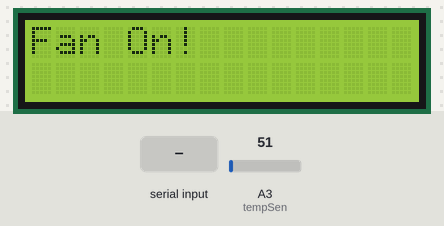
This sketch was run on a simulated Arduino Uno, built with avr-gcc and run on an emulated ATmega328P. On the bench: 16×2 character LCD. The inputs (shaded band) are chosen by the test bench; at power-on: A3 (tempSen) = 51.

Above: at 3.22 s.
3.6 s: "0" received over the second serial link
At 4.56 s:
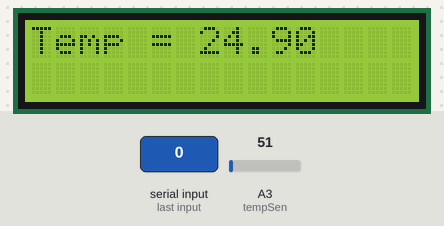
5.3 s: "1" received over the second serial link
At 5.94 s:
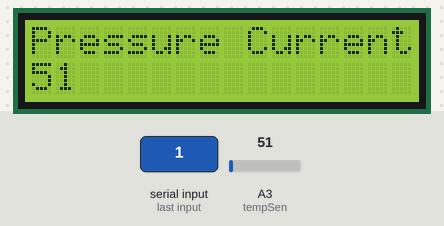
8.2 s: "2" received over the second serial link
At 9.42 s:
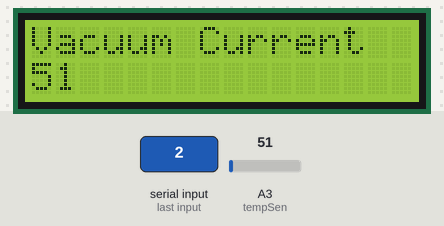
11.2 s: "3" received over the second serial link
At 12.19 s:
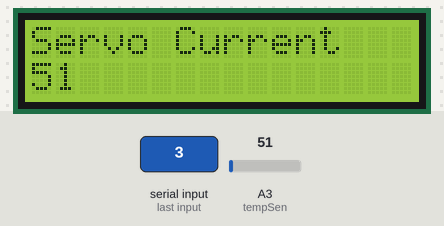
14.2 s: "4" received over the second serial link
At 14.96 s:
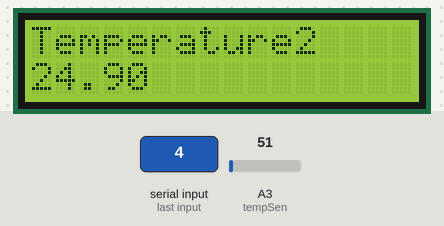
17.2 s: "V" received over the second serial link
At 17.92 s:
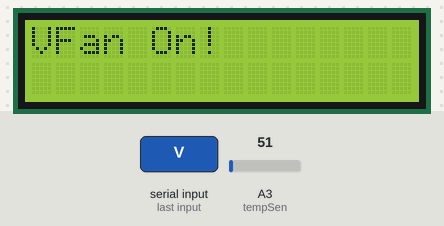

Measured:
- after the input at 5.3 s, the display: first changes after 0.08 s (image 2 shows a later state)
- after the input at 8.2 s, the display: first differs from a run without the input after 0.66 s (image 3 shows a later state)
- after the input at 11.2 s, the display: first differs from a run without the input after 0.43 s (image 4 shows a later state)
- after the input at 14.2 s, the display: first changes after 0.20 s (image 5 shows a later state)
- after the input at 17.2 s, the display: first differs from a run without the input after 0.68 s (image 6)

The sketch:

phd.ino
```cpp
//Bluetooth | Port Expander | Multiplexer | LCD |
//Current Sensor | Temperature Sensor | 2 LED's
#include <stdlib.h>
#include <SoftwareSerial.h>
#include <Wire.h>
#include <LiquidCrystal.h>
#include <Servo.h>
#include "Adafruit_MCP23017.h"

SoftwareSerial BT_Serial(8,7);//RX, TX
LiquidCrystal lcd(0,1,3,4,12,13);
Servo Servo1;
Servo Servo2;
Adafruit_MCP23017 mcp;

int tempSen = 3;
int currentSen = 3;
int s1 = 1;
int s2 = 2;
int s3 = 3;

int button1 = 7;
int button2 = 6;
int button3 = 5;
int button4 = 4;
int button1State;
int button2State;
int button3State;
int button4State;

//All relay variables below are MCP.
int air = 8;
int prePump = 9;
int vacPump = 10;
int fan = 11;
int heat = 12;
int ultra = 13;
// end of relay variables

int currentVal;
int tempVal;
int data;
int globalData;
float tempC;
float voltage;

//command cache
char *command = NULL;
bool isCommandAccepted = false;

void setup()
{
  BT_Serial.begin(9600);
  delay(250);//Stability
  BT_Serial.print("Bluetooth Enabled");
  lcd.begin(16,2);
  lcd.clear();
  mcp.begin();
  mcp.pinMode(s1,OUTPUT);
  mcp.pinMode(s2,OUTPUT);
  mcp.pinMode(s3,OUTPUT);
  mcp.pinMode(air,OUTPUT);
  mcp.pinMode(prePump,OUTPUT);
  mcp.pinMode(vacPump,OUTPUT);
  mcp.pinMode(fan,OUTPUT);
  mcp.pinMode(heat,OUTPUT);
  mcp.pinMode(ultra,OUTPUT);

  mcp.pinMode(button1,INPUT);   mcp.pullUp(button1,HIGH);
  mcp.pinMode(button2,INPUT);   mcp.pullUp(button2,HIGH);
  mcp.pinMode(button3,INPUT);   mcp.pullUp(button3,HIGH);
  mcp.pinMode(button4,INPUT);   mcp.pullUp(button4,HIGH);

  lcd.print("LCD Enabled");
  delay(2000);
  lcd.clear();

  //Serial.begin(9600);
}

void resetCommand(){
  if (isCommandAccepted){
    delete [] command;
    command = NULL;
    isCommandAccepted = false;
  }
}

void restructionCommand(byte readedBytes){
  resetCommand();
  char *temp = NULL;
  int commandLen = 0;
  if (command){
    temp = command;
    commandLen = strlen(command);
  }

  command = new char[commandLen + 2];
  memset(command, 0, commandLen + 2);

  if (temp)
    memcpy (command, temp, commandLen);

  memset(command + commandLen, readedBytes,1);

  if (temp)
    delete []temp;

}

float getTemperature(int sensorIndex){
  switch (sensorIndex){
    case 0:{
      mcp.digitalWrite(s1,LOW);
      mcp.digitalWrite(s2,LOW);
      mcp.digitalWrite(s3,LOW);
      break;
    }
    case 1:{
      mcp.digitalWrite(s1,LOW);
      mcp.digitalWrite(s2,LOW);
      mcp.digitalWrite(s3,HIGH);
      break;
    }
  }

  tempVal = analogRead(tempSen);
  voltage = (tempVal/1024.0) * 5.0;
  return voltage/0.01;
}

float getCurrent(int deviceIndex){
  switch (deviceIndex){
    case 0:{
      mcp.digitalWrite(s1,HIGH);
      mcp.digitalWrite(s2,LOW);
      mcp.digitalWrite(s3,LOW);
      break;
    }
    case 1:{
      mcp.digitalWrite(s1,LOW);
      mcp.digitalWrite(s2,HIGH);
      mcp.digitalWrite(s3,LOW);
      break;
    }
    case 2:{
      mcp.digitalWrite(s1,HIGH);
      mcp.digitalWrite(s2,HIGH);
      mcp.digitalWrite(s3,LOW);
      break;
    }
  }

  return analogRead(currentSen);
}

void loop()
{
  if(BT_Serial.available())
  {
    data = BT_Serial.read();
    globalData = data;
    restructionCommand(globalData);
    lcd.clear();
    lcd.print(command);
   // Serial.print(globalData);
  }

  //button 1
  button1State = mcp.digitalRead(button1);
  if(button1State == LOW)
  {
 //   Serial.print("button1State");
    mcp.digitalWrite(fan,HIGH);
    lcd.print("Fan On!");
    delay(100);
    lcd.clear();
  }
  else
  {
    mcp.digitalWrite(fan,LOW);
    delay(5);
  }

  //button 2
  button2State = mcp.digitalRead(button2);
  if(button2State == LOW)
  {
    mcp.digitalWrite(prePump,HIGH);
    lcd.print("Pressure Pumps!");
    delay(100);
    lcd.clear();
  }
  else
  {
    mcp.digitalWrite(prePump,LOW);
    delay(5);
  }

  //button 3
  button3State = mcp.digitalRead(button3);
  if(button3State == LOW)
  {
    mcp.digitalWrite(heat,HIGH);
    lcd.print("Heater");
    delay(100);
    lcd.clear();
  }
  else
  {
    mcp.digitalWrite(heat,LOW);
    delay(5);
  }

  button4State = mcp.digitalRead(button4);
  if(button4State == LOW)
  {
    mcp.digitalWrite(ultra,HIGH);
    lcd.print("Ultrasonic");
    delay(100);
    lcd.clear();
  }
  else
  {
    mcp.digitalWrite(ultra,LOW);
    delay(5);
  }

  if (strcmp(command, "0") == 0) {
      //temp sensor code
      isCommandAccepted = true;

      tempC = getTemperature(0);
      BT_Serial.print("Temp = ");
      BT_Serial.println(tempC);
      lcd.clear();
      lcd.print("Temp = ");
      lcd.print(tempC);
      delay(250);
  }
  else if (strcmp(command, "1") == 0) {
    //Pressure Pumps Current
      isCommandAccepted = true;
      currentVal = getCurrent(0);
      BT_Serial.print("Pressure Current = ");
      BT_Serial.println(currentVal);
      lcd.clear();
      lcd.print("Pressure Current");
      lcd.setCursor(0,1);
      lcd.print(currentVal);
      delay(250);
  }
  else if (strcmp(command, "2") == 0) {
    //Vacuum Pumps Current
      isCommandAccepted = true;
      currentVal = getCurrent(1);
      BT_Serial.print("Vacuum Current = ");
      BT_Serial.println(currentVal);
      lcd.clear();
      lcd.print("Vacuum Current");
      lcd.setCursor(0,1);
      lcd.print(currentVal);
      delay(250);
  }
  else if (strcmp(command, "3") == 0) {
    //Servo Current
      isCommandAccepted = true;
      currentVal = getCurrent(2);
      BT_Serial.print("Servo Current = ");
      BT_Serial.println(currentVal);
      lcd.clear();
      lcd.print("Servo Current");
      lcd.setCursor(0,1);
      lcd.print(currentVal);
      delay(250);
  }
  else if (strcmp(command, "4") == 0) {
    //temperature2
        isCommandAccepted = true;
        tempC = getTemperature(1);
        BT_Serial.print("Temperature2 = ");
        BT_Serial.println(tempC);
        lcd.clear();
        lcd.print("Temperature2 ");
        lcd.setCursor(0,1);
        lcd.print(tempC);
        delay(250);
  }
  else if (strcmp(command, "V") == 0) {
    //get version
        isCommandAccepted = true;
        resetCommand();
        BT_Serial.println("PHD10 FW1.0");
        delay(250);
  }
  else if (strcmp(command, "S") == 0) {
    //get version
        isCommandAccepted = true;
        resetCommand();
        float tf,th,pc,vc,sc;
        tf = getTemperature(1);
        th = getTemperature(0);
        BT_Serial.println("PHD10 FW1.0");
        delay(250);
  }
  else if (strcmp(command, "Q") == 0) {
    //get version
        isCommandAccepted = true;
        resetCommand();
        float tf,th,pc,vc,sc;
        tf = getTemperature(1);
        th = getTemperature(0);
        BT_Serial.println("PHD10 FW1.0");
        delay(250);
  }

}
```
